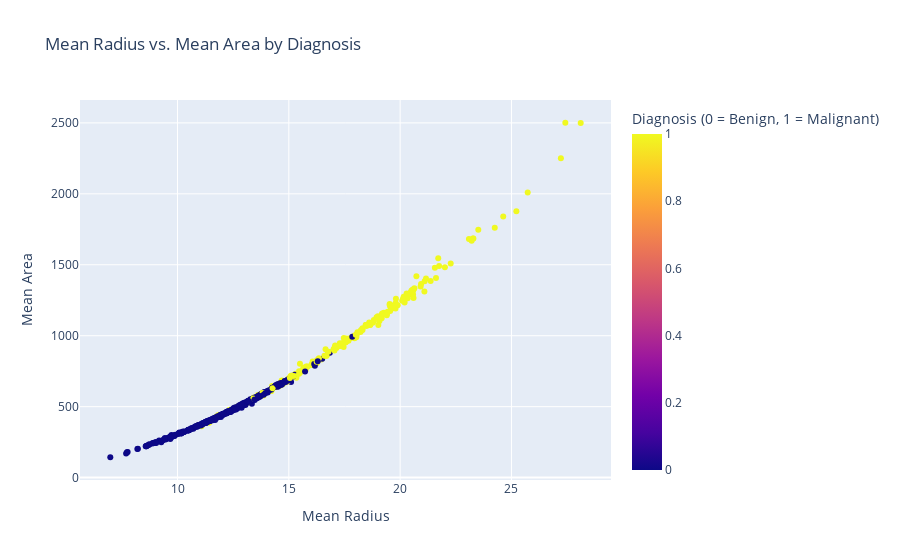

Notebook cell for this chart:
### Markdown cell above
**Description**
-- The goal of this Scatter Plot is to compare Mean Radius vs. Mean Area values for benign (0) and malignant (1) tumors, colored by Diagnosis. 

**Importance** 
-- There is a clear separation of benign and malignant points which demonstrates that size-related features can be used to facilitate diagnosis.

### Code cell
fig2 = px.scatter(df, x = 'Mean Radius', y = 'Mean Area', color = 'Diagnosis',
                 title = 'Mean Radius vs. Mean Area by Diagnosis',
                 labels = {'Diagnosis':'Diagnosis (0 = Benign, 1 = Malignant)'})
fig2.write_image('mean_radius_vs_area.png')
fig2.show()

### Figure 1 — Plotly figure (JSON) as saved in the notebook; plotly's stock layout.template omitted (floating-point values rounded to 4 significant figures; data arrays with more than 128 entries replaced by an {"elided": "..."} marker saying what was removed)
{"data": [{"hovertemplate": "Mean Radius=%{x}<br>Mean Area=%{y}<br>Diagnosis (0 = Benign, 1 = Malignant)=%{marker.color}<extra></extra>", "legendgroup": "", "marker": {"color": {"elided": "569 int values"}, "coloraxis": "coloraxis", "symbol": "circle"}, "mode": "markers", "name": "", "orientation": "v", "showlegend": false, "type": "scatter", "x": {"elided": "569 float values"}, "xaxis": "x", "y": {"elided": "569 float values"}, "yaxis": "y"}], "layout": {"coloraxis": {"colorbar": {"title": {"text": "Diagnosis (0 = Benign, 1 = Malignant)"}}, "colorscale": [[0, "#0d0887"], [0.1111, "#46039f"], [0.2222, "#7201a8"], [0.3333, "#9c179e"], [0.4444, "#bd3786"], [0.5556, "#d8576b"], [0.6667, "#ed7953"], [0.7778, "#fb9f3a"], [0.8889, "#fdca26"], [1, "#f0f921"]]}, "legend": {"tracegroupgap": 0}, "title": {"text": "Mean Radius vs. Mean Area by Diagnosis"}, "xaxis": {"anchor": "y", "domain": [0, 1], "title": {"text": "Mean Radius"}}, "yaxis": {"anchor": "x", "domain": [0, 1], "title": {"text": "Mean Area"}}}}
